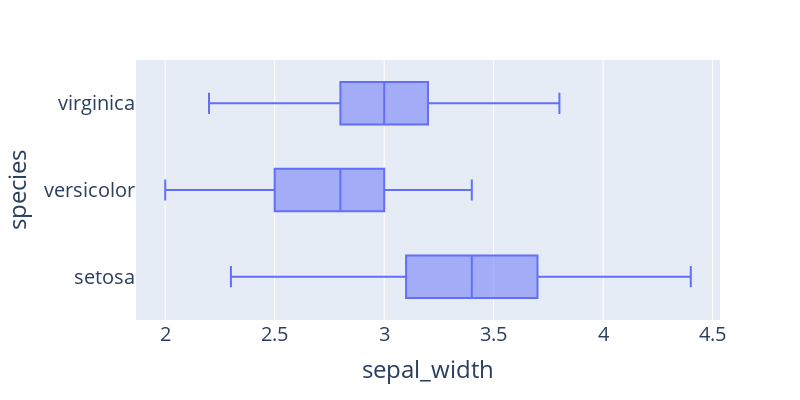

Write notebook code for a chart like this one.
### Markdown cell above
## Multiple box plots

Multiple box plots may be constructed specifying a categorical variable for ``y``...

### Code cell
fig = px.box(df_iris, x="sepal_width", y="species", width=800, height=400); fig.update_layout(font_size=20); fig.show()

### Figure 1 — Plotly figure (JSON) as saved in the notebook; plotly's stock layout.template omitted (floating-point values rounded to 4 significant figures; data arrays with more than 128 entries replaced by an {"elided": "..."} marker saying what was removed)
{"data": [{"alignmentgroup": "True", "hovertemplate": "sepal_width=%{x}<br>species=%{y}<extra></extra>", "legendgroup": "", "marker": {"color": "#636efa"}, "name": "", "notched": false, "offsetgroup": "", "orientation": "h", "showlegend": false, "type": "box", "x": {"elided": "150 float values"}, "x0": " ", "xaxis": "x", "y": {"elided": "150 str values"}, "y0": " ", "yaxis": "y"}], "layout": {"boxmode": "group", "font": {"size": 20}, "height": 400, "legend": {"tracegroupgap": 0}, "margin": {"t": 60}, "width": 800, "xaxis": {"anchor": "y", "domain": [0, 1], "title": {"text": "sepal_width"}}, "yaxis": {"anchor": "x", "domain": [0, 1], "title": {"text": "species"}}}}
